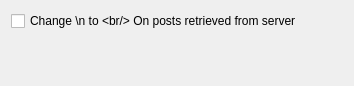
<ui version="4.0" >
 <class>AdvancedSettingsBase</class>
 <widget class="QWidget" name="AdvancedSettingsBase" >
  <property name="geometry" >
   <rect>
    <x>0</x>
    <y>0</y>
    <width>354</width>
    <height>86</height>
   </rect>
  </property>
  <layout class="QVBoxLayout" name="verticalLayout" >
   <item>
    <widget class="QCheckBox" name="kcfg_changeNToBreak" >
     <property name="toolTip" >
      <string>It could be useful on some blogs like Wordpress that do not store posts as HTML</string>
     </property>
     <property name="text" >
      <string>Change \n to &lt;br/> On posts retrieved from server</string>
     </property>
    </widget>
   </item>
   <item>
    <spacer name="verticalSpacer" >
     <property name="orientation" >
      <enum>Qt::Vertical</enum>
     </property>
     <property name="sizeHint" stdset="0" >
      <size>
       <width>20</width>
       <height>40</height>
      </size>
     </property>
    </spacer>
   </item>
  </layout>
 </widget>
 <resources/>
 <connections/>
</ui>
